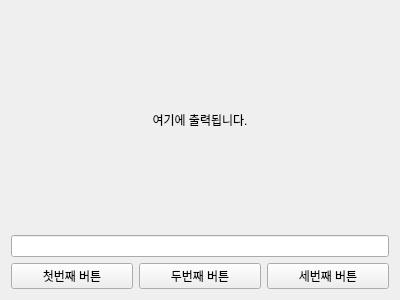
<?xml version="1.0" encoding="UTF-8"?>
<ui version="4.0">
 <class>Dialog</class>
 <widget class="QDialog" name="Dialog">
  <property name="geometry">
   <rect>
    <x>0</x>
    <y>0</y>
    <width>400</width>
    <height>300</height>
   </rect>
  </property>
  <property name="windowTitle">
   <string>Dialog</string>
  </property>
  <layout class="QVBoxLayout" name="verticalLayout">
   <item>
    <widget class="QLabel" name="label">
     <property name="minimumSize">
      <size>
       <width>0</width>
       <height>200</height>
      </size>
     </property>
     <property name="text">
      <string>여기에 출력됩니다.</string>
     </property>
     <property name="alignment">
      <set>Qt::AlignCenter</set>
     </property>
    </widget>
   </item>
   <item>
    <widget class="QLineEdit" name="lineEdit"/>
   </item>
   <item>
    <layout class="QHBoxLayout" name="horizontalLayout">
     <item>
      <widget class="QPushButton" name="pushButton">
       <property name="text">
        <string>첫번째 버튼</string>
       </property>
       <property name="autoDefault">
        <bool>false</bool>
       </property>
      </widget>
     </item>
     <item>
      <widget class="QPushButton" name="pushButton_2">
       <property name="text">
        <string>두번째 버튼</string>
       </property>
       <property name="autoDefault">
        <bool>false</bool>
       </property>
      </widget>
     </item>
     <item>
      <widget class="QPushButton" name="pushButton_3">
       <property name="text">
        <string>세번째 버튼</string>
       </property>
       <property name="autoDefault">
        <bool>false</bool>
       </property>
      </widget>
     </item>
    </layout>
   </item>
  </layout>
 </widget>
 <resources/>
 <connections>
  <connection>
   <sender>pushButton</sender>
   <signal>clicked()</signal>
   <receiver>Dialog</receiver>
   <slot>slot_1st()</slot>
   <hints>
    <hint type="sourcelabel">
     <x>77</x>
     <y>275</y>
    </hint>
    <hint type="destinationlabel">
     <x>77</x>
     <y>294</y>
    </hint>
   </hints>
  </connection>
  <connection>
   <sender>pushButton_2</sender>
   <signal>clicked()</signal>
   <receiver>Dialog</receiver>
   <slot>slot_2nd()</slot>
   <hints>
    <hint type="sourcelabel">
     <x>187</x>
     <y>264</y>
    </hint>
    <hint type="destinationlabel">
     <x>187</x>
     <y>295</y>
    </hint>
   </hints>
  </connection>
  <connection>
   <sender>pushButton_3</sender>
   <signal>clicked()</signal>
   <receiver>Dialog</receiver>
   <slot>slot_3rd()</slot>
   <hints>
    <hint type="sourcelabel">
     <x>319</x>
     <y>266</y>
    </hint>
    <hint type="destinationlabel">
     <x>321</x>
     <y>293</y>
    </hint>
   </hints>
  </connection>
  <connection>
   <sender>lineEdit</sender>
   <signal>textChanged(QString)</signal>
   <receiver>label</receiver>
   <slot>setText(QString)</slot>
   <hints>
    <hint type="sourcelabel">
     <x>234</x>
     <y>220</y>
    </hint>
    <hint type="destinationlabel">
     <x>224</x>
     <y>122</y>
    </hint>
   </hints>
  </connection>
 </connections>
 <slots>
  <slot>slot_1st()</slot>
  <slot>slot_2nd()</slot>
  <slot>slot_3rd()</slot>
 </slots>
</ui>
